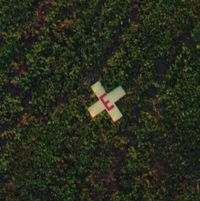
//> input picture vision/sample_terrain/single_target_1.jpg, 200 x 201 px
$ ./target_spotter sample_terrain/single_target_1.jpg   (built with g++ and OpenCV 4)
//> lines starting //> are read from the running program, lines starting //| are printed output that depends on the picture; after the words box and inside, x2 and y2 are one past the last pixel; in counts of white or black regions, pixels touching at a corner belong together
### vision/shape_detector.h
#ifndef VISION_SHAPE_DETECTOR_H_
#define VISION_SHAPE_DETECTOR_H_

#include <iostream>
#include <vector>

#include "opencv2/opencv.hpp"
#include "opencv2/highgui/highgui.hpp"
#include "opencv2/imgproc/imgproc.hpp"

namespace vision {
namespace shape_detector {
class ShapeDetector {
 public:
  ShapeDetector();
  void ProcessImage(::cv::Mat frame,
                    ::std::vector<::std::vector<::cv::Point>> &shapes);

 private:
  ::cv::Mat Threshold(::cv::Mat frame, int channel);
  bool ApproveContour(::std::vector<::cv::Point> contour);
  void OutlineContours(::cv::Mat &frame,
                       ::std::vector<::std::vector<::cv::Point>> &contours);
};

}  // namespace shape_detector
}  // namespace vision

#endif  // VISION_SHAPE_DETECTOR_H_

### vision/util/shape_detector.h
#ifndef VISION_SHAPE_DETECTOR_H_
#define VISION_SHAPE_DETECTOR_H_

#include <iostream>
#include <vector>
#include <limits>

#include "opencv2/opencv.hpp"
#include "opencv2/highgui/highgui.hpp"
#include "opencv2/imgproc/imgproc.hpp"

namespace vision {
namespace shape_detector {
class ShapeTemplate {
 public:
  ShapeTemplate(::std::string filename, double similarity_thres);
  double FindSimilarity(::std::vector<::cv::Point> contour);
  ::std::string name();

 private:
  ::std::vector<::cv::Point> template_contour_;
  ::std::string name_;
  double similarity_thres_;
};

class ShapeDetector {
 public:
  ShapeDetector();
  void ProcessImage(::cv::Mat &frame,
                    ::std::vector<::std::vector<::cv::Point>> &shapes);

 private:
  void Threshold(::cv::Mat &frame, ::cv::Mat *filtered_frames);
  bool ApproveContour(::std::vector<::cv::Point> contour);
  void OutlineContours(::cv::Mat &frame,
                       ::std::vector<::std::vector<::cv::Point>> &contours,
                       ::cv::Scalar color);
};

}  // namespace shape_detector
}  // namespace vision

#endif  // VISION_SHAPE_DETECTOR_H_

### vision/target_spotter.h
#ifndef VISION_TARGET_SPOTTER_H_
#define VISION_TARGET_SPOTTER_H_

#include <iostream>
#include <vector>
#include <atomic>

#include "opencv2/opencv.hpp"
#include "opencv2/highgui/highgui.hpp"
#include "opencv2/imgproc/imgproc.hpp"

#include "util/shape_detector.h"

namespace vision {
namespace target_spotter {
class TargetSpotter {
 public:
  TargetSpotter();

  void operator()();
  void Quit();
 private:
  ::std::atomic<bool> run_{true};
  ::cv::VideoCapture camera_;
};

}  // namespace target_spotter
}  // namespace vision

#endif  // VISION_TARGET_SPOTTER_H_

### vision/util/shape_detector.cc
#include "shape_detector.h"

#include <chrono>
#include <thread>
#include <mutex>

namespace vision {
namespace shape_detector {
// TODO(comran): Store all the contours in some nice struct and sort in a
// priority queue based on our algorithm's confidence that the contour is a
// target.

Timer::Timer() : start_(std::chrono::high_resolution_clock::now()), count_(0) {}

// [12 lines left out: function tick, not called in this run]

void Timer::reset() { count_ = 0; }

// [12 lines left out: function ContourFilter, not called in this run]

void ContourFilter::operator()() {
  for (size_t i = start_index_; i < end_index_; i++) {
    cv::Mat hist[3];
    ContourHistogram(original_frame_, shapes_.at(i), hist);

    cv::Mat peaks[3];
    bool remove = false;

    double area = cv::contourArea(shapes_.at(i));
    if (area < 25) remove = true;
    if (area > 10000) remove = true;

    for (int i = 0; !remove && i < 3; i++) {
      FindHistPeaks(hist[2], peaks[i]);
      if (peaks[i].rows != 1) {
        remove = true;
      }
    }

    if (!remove) {
      std::lock_guard<std::mutex> guard(good_shapes_mutex_);
      good_shapes_.push_back(shapes_.at(i));
    }
  }
}

// [83 lines left out: functions ContourHistogram, NonMaximaSuppression, FindHistPeaks, not called in this run]

ShapeDetector::ShapeDetector() {}

// Find shapes in the given image and trace them out in the frame.
void ShapeDetector::ProcessImage(cv::Mat &frame,
                                 std::vector<std::vector<cv::Point>> &shapes) {
  cv::Mat filtered_frames[3];

  Threshold(frame, filtered_frames);
  GenerateContours(shapes, filtered_frames);
  FilterContours(frame, shapes);
  //OutlineContours(frame, frame, shapes, cv::Scalar(0, 255, 0));
}

// Trace out the edges in a colored image for RGB channels.
// Puts the output edges in filtered_frames, with indexes as follows:
// red = 0, green = 1, blue = 2
void ShapeDetector::Threshold(cv::Mat &frame, cv::Mat *filtered_frames) {
  for (int i = 0; i < 3; i++) {
    cv::extractChannel(frame, filtered_frames[i], 2 - i /* to convert BGR */);

    // Blur channel to deal with camera noise.
    cv::GaussianBlur(filtered_frames[i], filtered_frames[i], cv::Size(3, 3), 0,
                     0);

    // Dynamic canny edge filter with automatic threshold values.
    cv::Mat temp_frame;
    double high_canny_threshold =
        cv::threshold(filtered_frames[i], temp_frame, 0, 255,
                      CV_THRESH_BINARY | CV_THRESH_OTSU);
    temp_frame.release();

    cv::Canny(filtered_frames[i], filtered_frames[i], high_canny_threshold,
              0.5 * high_canny_threshold);
    cv::dilate(filtered_frames[i], filtered_frames[i], cv::Mat(),
               cv::Point(-1, -1));
  }
}

// [105 lines left out: functions GenerateContours, FilterContours, OutlineContours, ShapeTemplate, not called in this run]

double ShapeTemplate::FindSimilarity(std::vector<cv::Point> contour) {
  return cv::matchShapes(contour, template_contour_, 3, 0.0);
}

std::string ShapeTemplate::name() { return name_; }

}  // namespace shape_detector
}  // namespace vision

### vision/target_spotter.cc
#include "target_spotter.h"

#include <thread>

namespace vision {
namespace target_spotter {
TargetSpotter::TargetSpotter() : camera_(0) {}
void TargetSpotter::Quit() { run_ = false; }

// Thread that feeds frames from the camera to the shape_detector, and outputs
// an image outlining these ontours.
void TargetSpotter::operator()() {
  while(run_) {
    cv::Mat frame;
    camera_ >> frame;

    vision::shape_detector::ShapeDetector shape_detector;

    std::vector<std::vector<cv::Point>> shapes;
    shape_detector.ProcessImage(frame, shapes);

    const int frames_per_second = 30;
    cv::waitKey(1000 / frames_per_second);
  }
}

}  // namespace target_spotter
}  // namespace vision

int main(int argc, char** argv) {
  // Handle processing targets in an image file.
  if(argc > 1) {
    cv::Mat orig_frame = cv::imread(argv[1]);
//> orig_frame is the input picture: 201 rows x 200 cols, CV_8UC3; mean B, G, R 28, 43.6, 40.1
    const double kScaleFactor = 1.0 / 3;

    cv::Mat frame;
    cv::resize(orig_frame, frame, cv::Size(orig_frame.cols * kScaleFactor,
                                           orig_frame.rows * kScaleFactor));
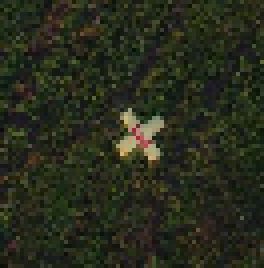
//> frame: 67 rows x 66 cols, CV_8UC3 (shown 4 times larger); mean B, G, R 27.9, 43.5, 39.9

    vision::shape_detector::ShapeDetector shape_detector;

    std::vector<std::vector<cv::Point>> shapes;
    shape_detector.ProcessImage(frame, shapes);
//> the loop in Threshold, `for (int i = 0; i < 3; i++)` made 3 passes
//> high_canny_threshold on passes 1 to 3: 89, 82, 61
//> pass 1, in Threshold, `double high_canny_threshold = cv::threshold(filtered_frames[i], temp_f..`:
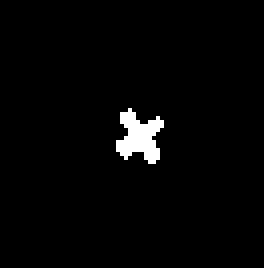
//> temp_frame: 67 rows x 66 cols, CV_8UC1 (shown 4 times larger); 2.2% white; 1 white region, box (x1, y1, x2, y2) and area: (29, 27, 41, 41) 96
//> pass 2, in Threshold, `double high_canny_threshold = cv::threshold(filtered_frames[i], temp_f..`:
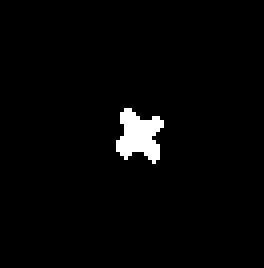
//> temp_frame: 67 rows x 66 cols, CV_8UC1 (shown 4 times larger); 2.3% white; 1 white region, box (x1, y1, x2, y2) and area: (29, 27, 41, 41) 103
//> pass 3, in Threshold, `double high_canny_threshold = cv::threshold(filtered_frames[i], temp_f..`:
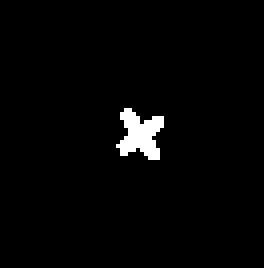
//> temp_frame: 67 rows x 66 cols, CV_8UC1 (shown 4 times larger); 2.1% white; 1 white region, box (x1, y1, x2, y2) and area: (29, 27, 41, 40) 92
//> after the loop in Threshold, `for (int i = 0; i < 3; i++)`:
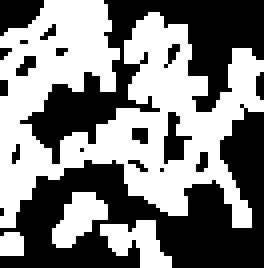
//> filtered_frames: 67 rows x 66 cols, CV_8UC1 (shown 4 times larger); 50.3% white; 19 black regions (15 under 20 px), largest, box (x1, y1, x2, y2) and area: (0, 26, 66, 67) 1160, (5, 0, 66, 41) 811, (0, 0, 11, 9) 69, (41, 28, 48, 41) 47
//> in ProcessImage, `Threshold(frame, filtered_frames);`:
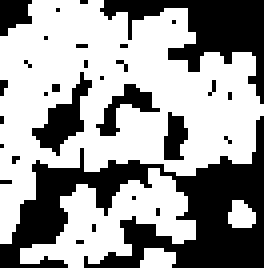
//> filtered_frames[1]: 67 rows x 66 cols, CV_8UC1 (shown 4 times larger); 60.7% white; 30 black regions (24 under 20 px), largest, box (x1, y1, x2, y2) and area: (0, 29, 66, 67) 1004, (25, 0, 66, 26) 388, (8, 18, 23, 39) 116, (24, 21, 40, 34) 73, (0, 0, 8, 9) 53, (41, 28, 47, 40) 51
//> in ProcessImage, `Threshold(frame, filtered_frames);`:
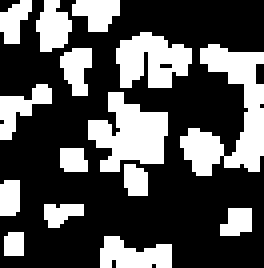
//> filtered_frames[2]: 67 rows x 66 cols, CV_8UC1 (shown 4 times larger); 32.6% white; 15 white regions, largest, box (x1, y1, x2, y2) and area: (45, 11, 66, 44) 321, (22, 23, 42, 43) 242, (29, 8, 48, 22) 184
//> (the run ends here: the program needs code that is not available in this run, at `GenerateContours(shapes, filtered_frames);`)

$ run again, on vision/sample_terrain/single_target_3.jpg
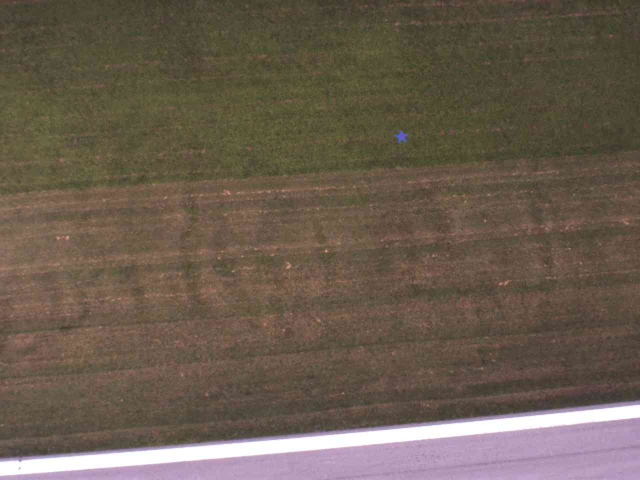
//> input picture vision/sample_terrain/single_target_3.jpg, 1280 x 960 px (shown at 1/2 size)
//> orig_frame is the input picture: 960 rows x 1280 cols, CV_8UC3; mean B, G, R 78.7, 92.5, 106
//> the loop in Threshold, `for (int i = 0; i < 3; i++)` made 3 passes
//> high_canny_threshold on passes 1 to 3: 148, 132, 134
//> pass 1, in Threshold, `double high_canny_threshold = cv::threshold(filtered_frames[i], temp_f..`:
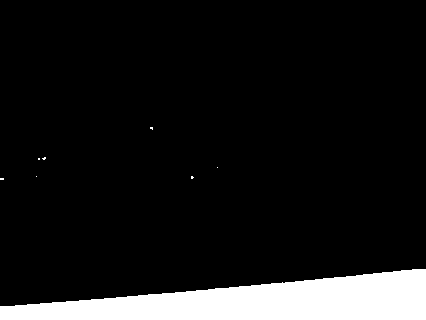
//> temp_frame: 320 rows x 426 cols, CV_8UC1; 9.9% white; 8 white regions (7 under 20 px), largest, box (x1, y1, x2, y2) and area: (0, 269, 426, 320) 13449
//> in ProcessImage, `Threshold(frame, filtered_frames);`:
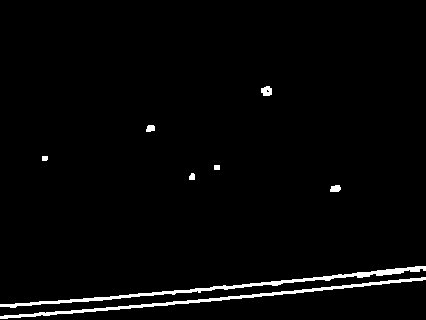
//> filtered_frames[2]: 320 rows x 426 cols, CV_8UC1; 2.4% white; 8 white regions, largest, box (x1, y1, x2, y2) and area: (0, 266, 426, 308) 1543, (0, 277, 426, 319) 1364, (261, 86, 272, 96) 87

$ run again, on vision/sample_terrain/single_target_4.jpg
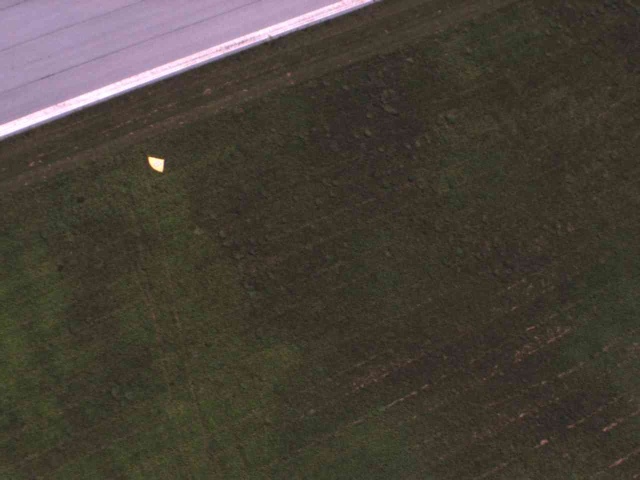
//> input picture vision/sample_terrain/single_target_4.jpg, 1280 x 960 px (shown at 1/2 size)
//> orig_frame is the input picture: 960 rows x 1280 cols, CV_8UC3; mean B, G, R 54.8, 64.1, 70.6
//> the loop in Threshold, `for (int i = 0; i < 3; i++)` made 3 passes
//> high_canny_threshold on passes 1 to 3: 120, 106, 114
//> pass 1, in Threshold, `double high_canny_threshold = cv::threshold(filtered_frames[i], temp_f..`:
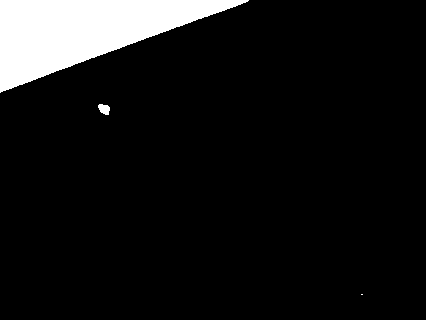
//> temp_frame: 320 rows x 426 cols, CV_8UC1; 8.6% white; 3 white regions (1 under 20 px), largest, box (x1, y1, x2, y2) and area: (0, 0, 249, 93) 11648, (98, 104, 110, 115) 96
//> in ProcessImage, `Threshold(frame, filtered_frames);`:
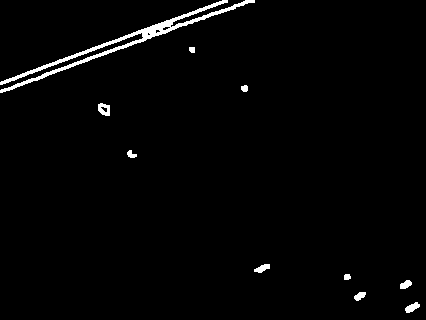
//> filtered_frames[2]: 320 rows x 426 cols, CV_8UC1; 1.9% white; 10 white regions, largest, box (x1, y1, x2, y2) and area: (0, 0, 255, 93) 1953, (98, 103, 110, 116) 109, (405, 302, 420, 313) 95

$ run again, on vision/sample_terrain/single_target_5.jpg
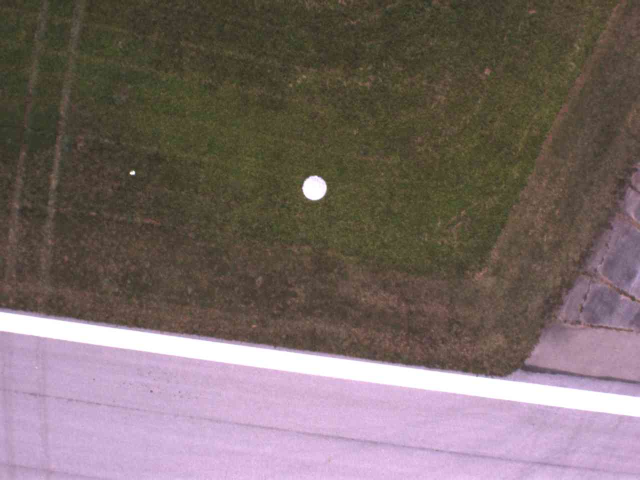
//> input picture vision/sample_terrain/single_target_5.jpg, 1280 x 960 px (shown at 1/2 size)
//> orig_frame is the input picture: 960 rows x 1280 cols, CV_8UC3; mean B, G, R 103.1, 105.4, 119.8
//> the loop in Threshold, `for (int i = 0; i < 3; i++)` made 3 passes
//> high_canny_threshold on passes 1 to 3: 146, 129, 136
//> in ProcessImage, `Threshold(frame, filtered_frames);`:
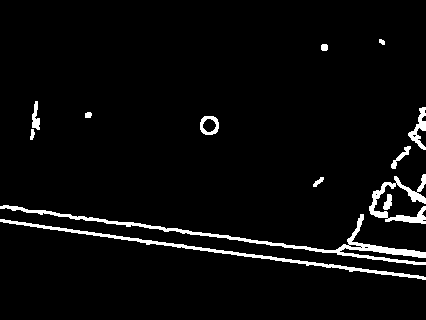
//> filtered_frames[2]: 320 rows x 426 cols, CV_8UC1; 4% white; 13 white regions, largest, box (x1, y1, x2, y2) and area: (0, 205, 426, 265) 2118, (0, 219, 426, 280) 1430, (369, 174, 426, 224) 898
